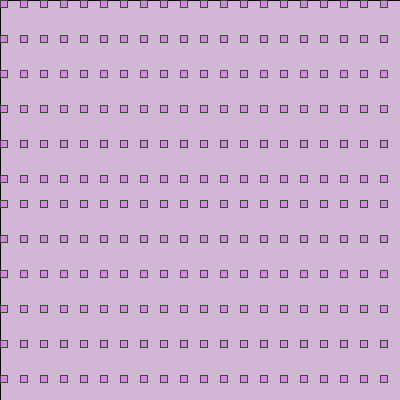
Frame 1 (no input)
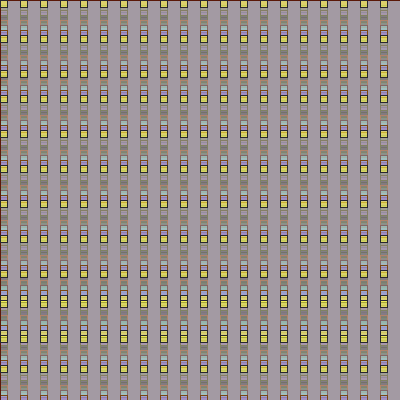
Frame 60 (the mouse pressed at the canvas centre just before this capture)
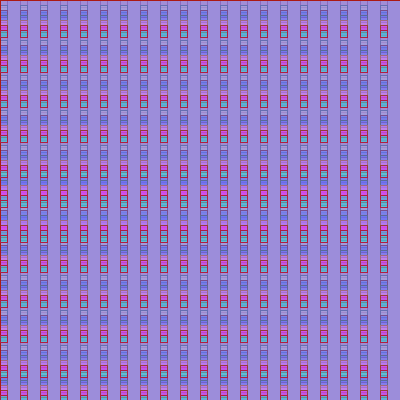
Frame 120 (the mouse held since frame 60 and released just before this capture)

The Processing sketch that drew these frames (run headless with seeded random() and noise(); from frame 60 on, the mouse is pressed at the canvas centre):

// Processing sketch: processing_87414
// ── processing_87414.pde

int [] myY = { 0, 35, 70, 105, 140, 175, 200, 235, 270, 305, 340, 375, 405, 440 };
int[] myX = {0, 200, 393};
void setup() {
  size(400,400);

}

void draw() {
  fill(random(360), random(360), random(360),50);
  rect(0,0,width,height);
  stroke(random(177),random(100),random(100));
  for( int i = 0; i < myY.length; i++){
    
    rect(0, myY[i], 7, 7);
    rect(0, myY[i], 7, 7);
    rect(0, myY[i], 7, 7);
    rect(0, myY[i], 7, 7);
    
     rect(20, myY[i], 7, 7);
    rect(20, myY[i], 7, 7);
    rect(20, myY[i], 7, 7);
    rect(20, myY[i], 7, 7);
    
     rect(40, myY[i], 7, 7);
    rect(40, myY[i], 7, 7);
    rect(40, myY[i], 7, 7);
    rect(40, myY[i], 7, 7);
    
     rect(60, myY[i], 7, 7);
    rect(60, myY[i], 7, 7);
    rect(60, myY[i], 7, 7);
    rect(60, myY[i], 7, 7);
    
     rect(80, myY[i], 7, 7);
    rect(80, myY[i], 7, 7);
    rect(80, myY[i], 7, 7);
    rect(80, myY[i], 7, 7);
    
     rect(100, myY[i], 7, 7);
    rect(100, myY[i], 7, 7);
    rect(100, myY[i], 7, 7);
    rect(100, myY[i], 7, 7);
    
     rect(120, myY[i], 7, 7);
    rect(120, myY[i], 7, 7);
    rect(120, myY[i], 7, 7);
    rect(120, myY[i], 7, 7);
    
     rect(140, myY[i], 7, 7);
    rect(140, myY[i], 7, 7);
    rect(140, myY[i], 7, 7);
    rect(140, myY[i], 7, 7);
    
     rect(160, myY[i], 7, 7);
    rect(160, myY[i], 7, 7);
    rect(160, myY[i], 7, 7);
    rect(160, myY[i], 7, 7);
    
     rect(180, myY[i], 7, 7);
    rect(180, myY[i], 7, 7);
    rect(180, myY[i], 7, 7);
    rect(180, myY[i], 7, 7);
    
     rect(200, myY[i], 7, 7);
    rect(200, myY[i], 7, 7);
    rect(200, myY[i], 7, 7);
    rect(200, myY[i], 7, 7);
    
     rect(220, myY[i], 7, 7);
    rect(220, myY[i], 7, 7);
    rect(220, myY[i], 7, 7);
    rect(220, myY[i], 7, 7);
    
     rect(240, myY[i], 7, 7);
    rect(240, myY[i], 7, 7);
    rect(240, myY[i], 7, 7);
    rect(240, myY[i], 7, 7);
    
     rect(260, myY[i], 7, 7);
    rect(260, myY[i], 7, 7);
    rect(260, myY[i], 7, 7);
    rect(260, myY[i], 7, 7);
    
     rect(280, myY[i], 7, 7);
    rect(280, myY[i], 7, 7);
    rect(280, myY[i], 7, 7);
    rect(280, myY[i], 7, 7);
    
    rect(300, myY[i], 7, 7);
    rect(300, myY[i], 7, 7);
    rect(300, myY[i], 7, 7);
    rect(300, myY[i], 7, 7);
    
    rect(320, myY[i], 7, 7);
    rect(320, myY[i], 7, 7);
    rect(320, myY[i], 7, 7);
    rect(320, myY[i], 7, 7);
    
    rect(340, myY[i], 7, 7);
    rect(340, myY[i], 7, 7);
    rect(340, myY[i], 7, 7);
    rect(340, myY[i], 7, 7);
    
    rect(360, myY[i], 7, 7);
    rect(360, myY[i], 7, 7);
    rect(360, myY[i], 7, 7);
    rect(360, myY[i], 7, 7);
    
    rect(380, myY[i], 7, 7);
    rect(380, myY[i], 7, 7);
    rect(380, myY[i], 7, 7);
    rect(380, myY[i], 7, 7);
    
    rect(400, myY[i], 7, 7);
    rect(400, myY[i], 7, 7);
    rect(400, myY[i], 7, 7);
    rect(400, myY[i], 7, 7);
    
    myY[i]+=5;
    myY[i]%=height;

   
  }
  
}
